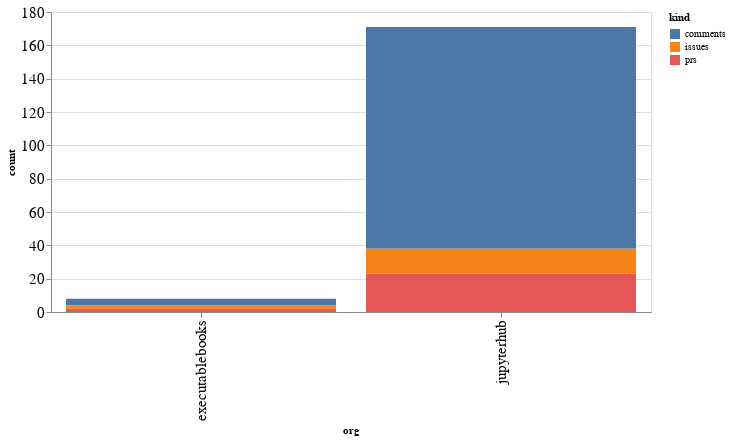

The cell this chart's notebook holds for it:
### Code cell
alt.Chart(org_summaries, width=600).mark_bar().encode(
    x='org',
    y='count',
    color='kind',
    tooltip="org"
)

### Figure 1 — Vega-Lite specification as saved in the notebook (floating-point values rounded to 4 significant figures)
{"config": {"axisLeft": {"labelFontSize": 15}, "axisBottom": {"labelFontSize": 15}}, "data": {"name": "data-81d23d81d39fd15e8c046dfedaf90e3d"}, "mark": "bar", "encoding": {"color": {"type": "nominal", "field": "kind"}, "tooltip": {"type": "nominal", "field": "org"}, "x": {"type": "nominal", "field": "org"}, "y": {"type": "quantitative", "field": "count"}}, "width": 600, "$schema": "https://vega.github.io/schema/vega-lite/v4.8.1.json", "datasets": {"data-81d23d81d39fd15e8c046dfedaf90e3d": [{"org": "executablebooks", "kind": "comments", "count": 4}, {"org": "executablebooks", "kind": "issues", "count": 2}, {"org": "executablebooks", "kind": "prs", "count": 2}, {"org": "jupyterhub", "kind": "comments", "count": 133}, {"org": "jupyterhub", "kind": "issues", "count": 15}, {"org": "jupyterhub", "kind": "prs", "count": 23}]}}
